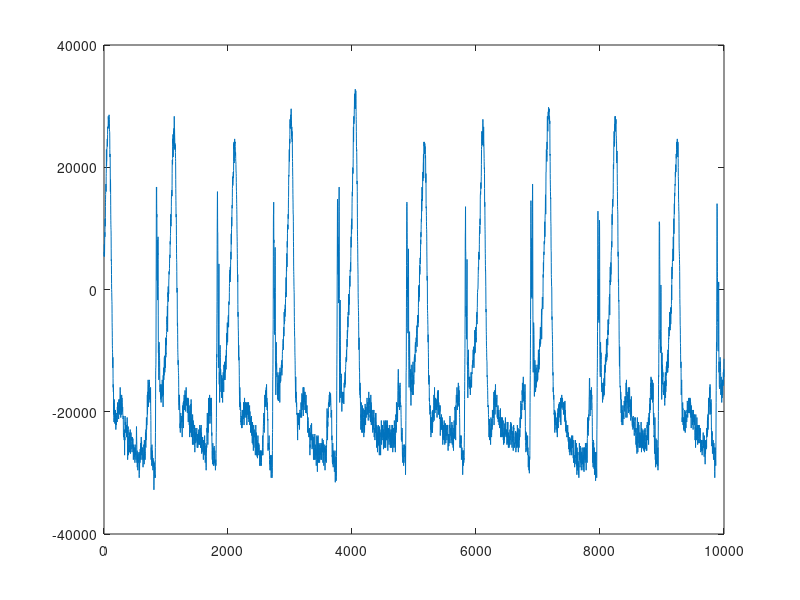
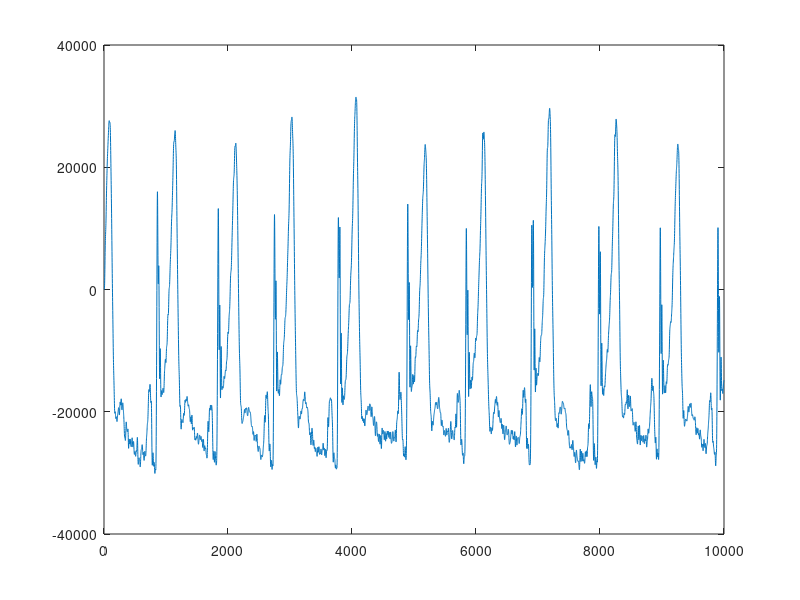

MATLAB code for these plots, in order:
fc = 50;
fs = 1000;
orden = 6 ;

load('1.mat');
dataIn = val(1,:);

figure,plot(dataIn);

[b,a] = butter(orden,fc/(fs/2),'low');

dataOut = filter(b,a,dataIn);

figure,plot(dataOut);